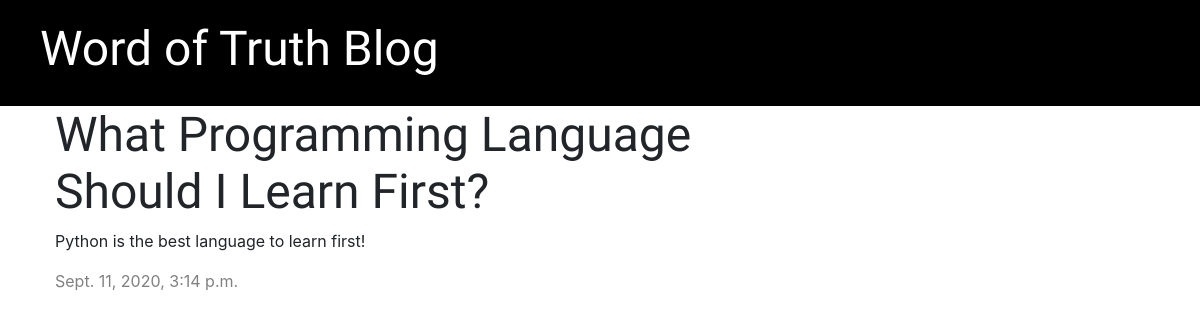
/post/1/, run on an earlier commit of the app's database.
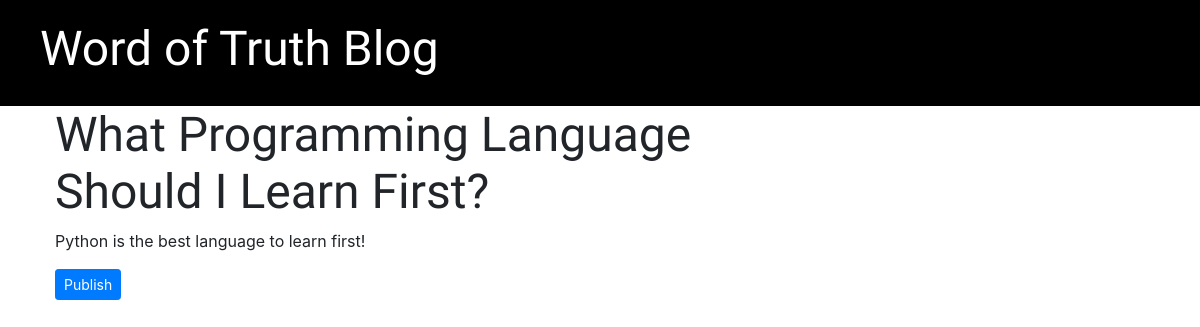
And on a later commit of the database.
### blog/models.py (models this page shows, shortened)
class Post(models.Model):
    author = models.ForeignKey('auth.User', on_delete=models.CASCADE)
    title = models.CharField(max_length=200)
    text = models.TextField()
    created_date = models.DateTimeField(default=timezone.now)
    published_date = models.DateTimeField(blank=True, null=True)

### blog/views.py (the view)
# urls.py: path('post/<int:pk>/', views.post_detail, name='post_detail'),
def post_detail(requests, pk):
    post = get_object_or_404(Post, pk=pk)
    stuff_for_frontend = {'post': post}
    return render(requests, 'blog/post_detail.html', stuff_for_frontend)

### blog/templates/blog/post_detail.html (shortened to what this page needs)
{% extends 'blog/base.html' %}
{% block content %}
    <div class="post">
        <h1>{{ post.title }}</h1>
        <p>{{ post.text|linebreaksbr }}</p>
        {% if post.published_date %}
            <div class="date">
                {{ post.published_date }}
            </div>
        {% else %}
            <a href="{% url 'post_publish' pk=post.pk %}" style="align-content: flex-end"
                class="btn btn-primary btn-sm">Publish</a>
        {% endif %}
    </div>
{% endblock %}

What changed in the data, as far as the page shows it:
changed Post "What Programming Language Should I Learn First?": published_date "Sept. 11, 2020, 3:14 p.m." → (not shown)
Also different on the page:
text now shown: "Publish"
